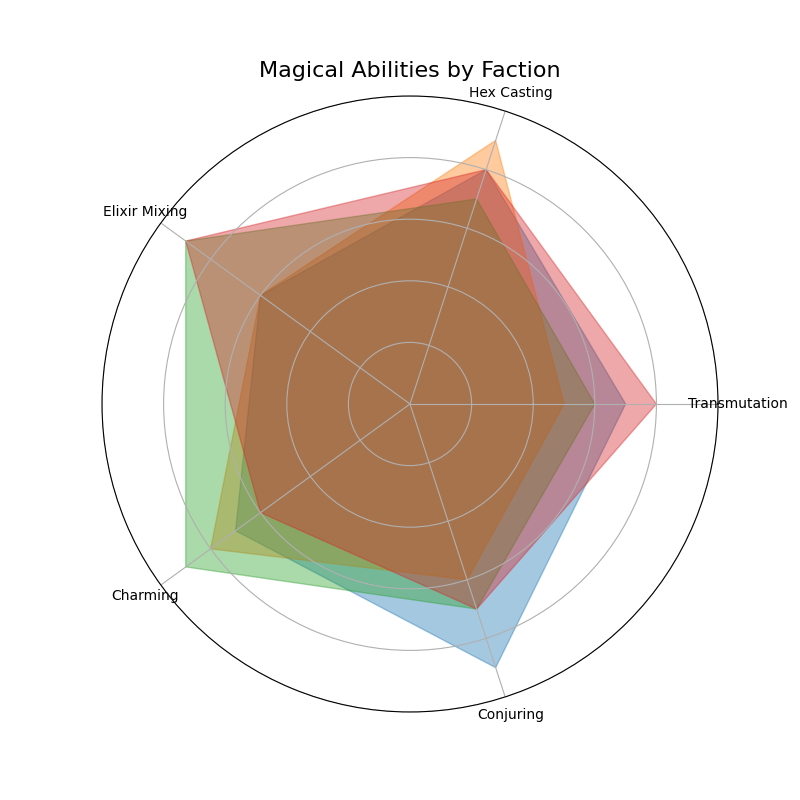

Write Python code to recreate this figure.
import matplotlib.pyplot as plt
import numpy as np

categories = ['Transmutation', 'Hex Casting', 'Elixir Mixing', 'Charming', 'Conjuring']
N = len(categories)

wizard_factions = {
    'Celestial Order': [7, 8, 6, 7, 9],
    'Secret Society': [5, 9, 6, 8, 6],
    'Sorcerer Alliance': [6, 7, 9, 9, 7],
    'Mystic Realm': [8, 8, 9, 6, 7]
}

data = {name: np.array(values + [values[0]]) for name, values in wizard_factions.items()}

angles = np.linspace(0, 2 * np.pi, N, endpoint=False).tolist()
angles += angles[:1]

colors = ['#1f77b4', '#ff7f0e', '#2ca02c', '#d62728']

fig, ax = plt.subplots(figsize=(8, 8), subplot_kw=dict(polar=True))

for (name, values), color in zip(data.items(), colors):
    ax.fill(angles, values, color=color, alpha=0.4)  # Ensure areas are filled

ax.set_xticks(angles[:-1])
ax.set_xticklabels(categories, fontsize=10)
ax.set_yticklabels([])
ax.set_ylim(0, 10)

plt.title('Magical Abilities by Faction', fontsize=16)

plt.show()
